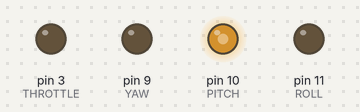
A sketch run on a simulated Arduino Uno, built with avr-gcc and run on an emulated ATmega328P. Shown: output pins drawn as LEDs (lit = HIGH).

Above: at 0.1 s.
At 0.6 s:
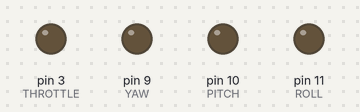
At 1.1 s:
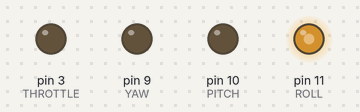
At 2.1 s:
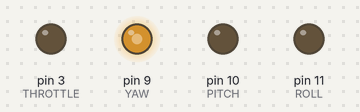
At 4.1 s:
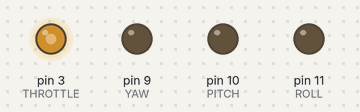
Timing chart, 0 to 5.6 s (numbered marks = the images above):
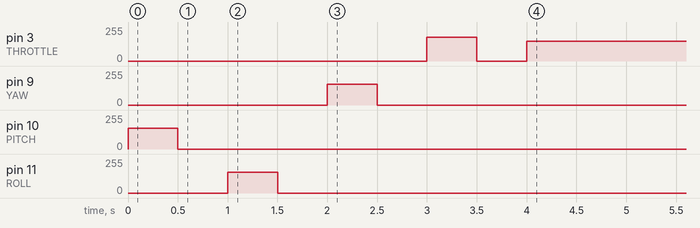

The sketch:

receiver.ino
```cpp
#include <SoftwareSerial.h>

#define PITCH     10  //0
#define ROLL      11  //1
#define YAW       9   //2
#define THROTTLE  3   //3
#define BATSENSOR 4   //sensor de bateria

#define SERVOMIN    75
#define SERVOMAX    238
#define SERVOLIM    50
#define INPUTS      4
#define THROTTLEDIV 31
#define THROTTLEMIN 147
#define THROTTLEMAX 210

#define CICLE       100

int serv[INPUTS];                 //posicao efetiva do servo
unsigned char pin[INPUTS];        //pinos a serem escritos
unsigned char uto[INPUTS];        //posicoes recebidas do controle
unsigned char pos[INPUTS];        //pitch, roll, yaw, throttle pra sincronia de pacotes
unsigned char recebido=0;         //status de recebimento de sinal
unsigned char rec[3]={110,0,212}; //bytes de retorno
unsigned char contagem=0;         //contagem de ciclos para resposta
/* código sms
   * 0 - nada recebido
   * 1 - recebido sem warning
   * 2 - recebido com warning de bateria
   * 3 - recebido com warning de sinal
   * 4 - recebido warning de baterial e sinal */

SoftwareSerial hc12(7,8);

void setup(){
  Serial.begin(9600);
  hc12.begin(2400);
  pinMode(PITCH,OUTPUT);
  pinMode(ROLL,OUTPUT);
  pinMode(YAW,OUTPUT);
  pinMode(THROTTLE,OUTPUT);

  pinMode(BATSENSOR,INPUT);

  pin[0]=PITCH;
  pin[1]=ROLL;
  pin[2]=YAW;
  pin[3]=THROTTLE;


  //sync();
  pos[0]=0;
  pos[1]=1;
  pos[2]=2;
  pos[3]=3;
  warmup();
}

void loop(){
  recebido=0;

  if(hc12.available()){
    recebido=hc12.readBytes(uto,4);
    recebe(recebido);
    }
  if(recebido==INPUTS)
    for(int i=0;i<INPUTS;i++)
      control(i,-1);

  contagem++;
}

void control(int i,int value){  //value = -1 para usar uto
  int mapa=0,dif=0;

  if(value==-1)
    value=uto[pos[i]];

  serv[i]=value;
  if(i<3)
    mapa=map(value,0,255,SERVOMIN,SERVOMAX);
  else
    if(i==3)
      mapa=map(value,0,255,THROTTLEMIN,THROTTLEMAX);

  analogWrite(pin[i],mapa);
}

void warmup(){
  for(int i=0;i<INPUTS;i++){
    uto[i]=255/2;
    control(i,-1);
    delay(500);
    digitalWrite(pin[i],LOW);
    delay(500);
    }
  uto[3]=0;
  control(3,-1);
}

void recebe(unsigned char recebido){
  unsigned char errosinal=0;
  unsigned char warningbat=0;
  unsigned char aenviar=0;

  if( rec[0]!=110 || rec[2]!=212 || recebido<4)
    errosinal=1;
  if(digitalRead(BATSENSOR==0)==HIGH)
    warningbat=1;

  if(errosinal)
    if(warningbat)
      aenviar=4;
    else
      aenviar=3;
  else
    if(warningbat)
      aenviar=2;
    else
      aenviar=1;

  rec[1]=aenviar;
  if(contagem>=CICLE){
    hc12.write(rec,3);
    contagem=0;
  }

}
```
